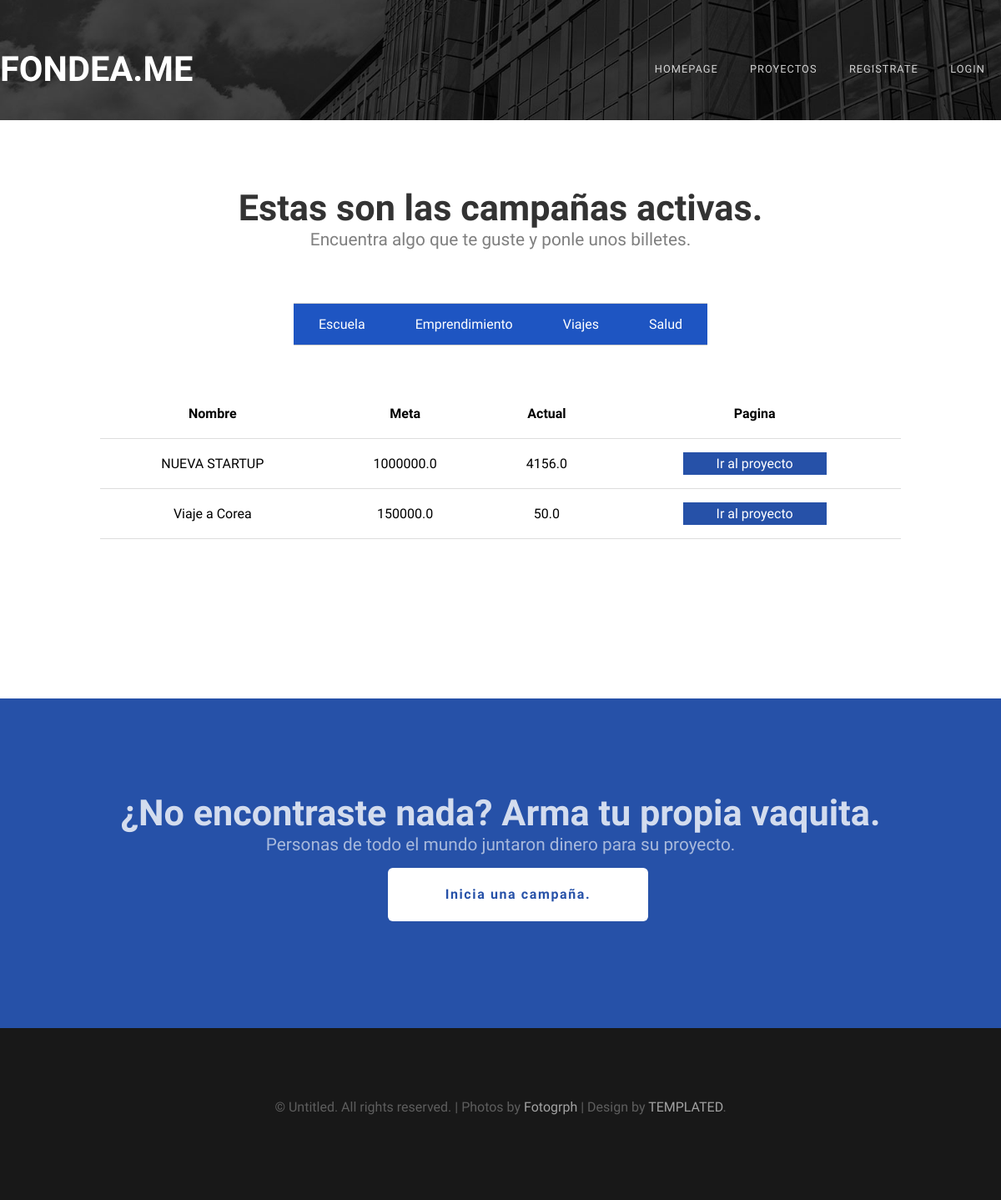
/proyects-categoria/2, run on an earlier commit of the app's database.
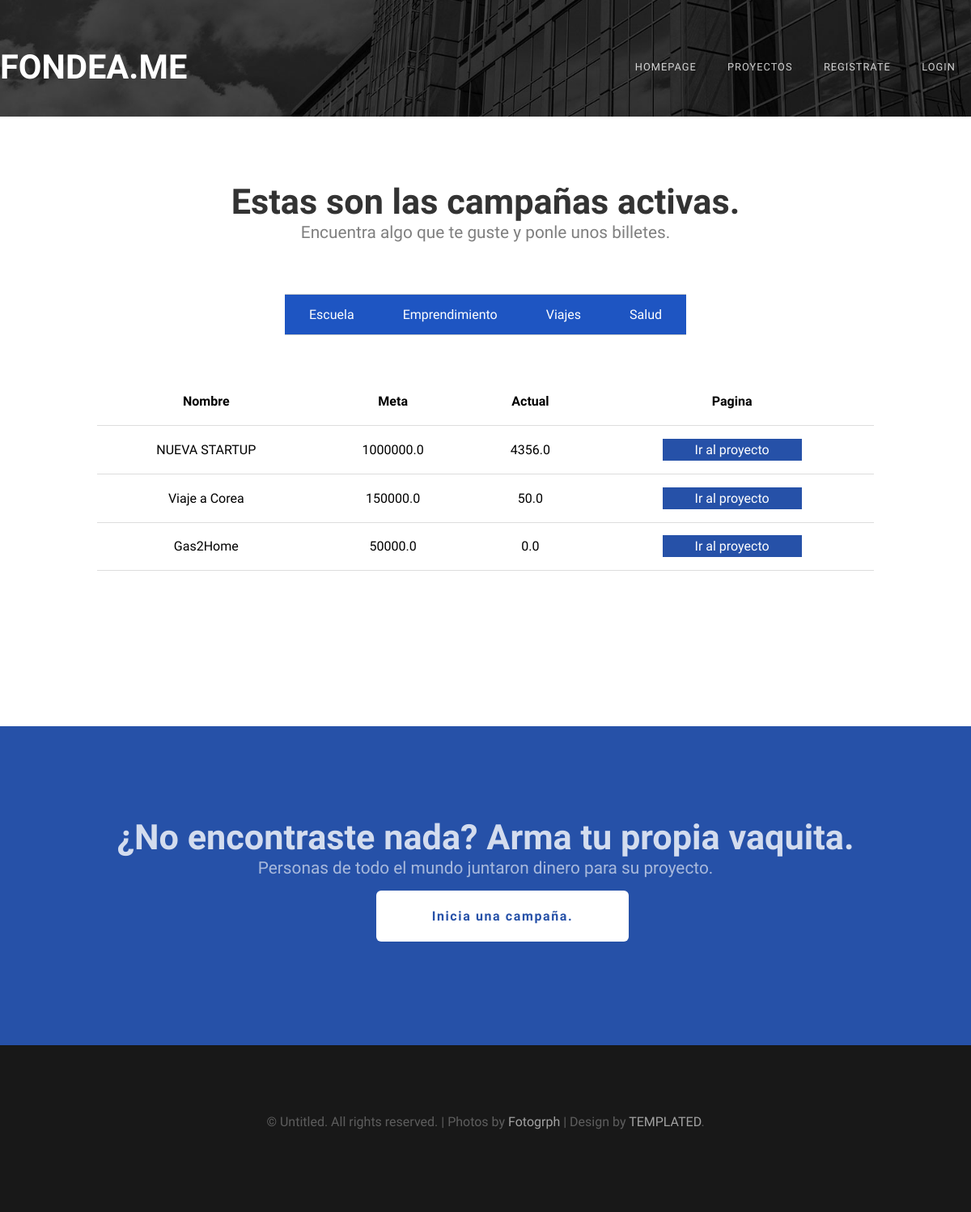
And on a later commit of the database.
### proyectos/models.py (models this page shows)
class Category(models.Model):
    name = models.CharField(max_length=50)
    description = models.CharField(max_length=100)
    made = models.DateTimeField(auto_now_add = True)
    upload = models.DateTimeField(auto_now = True)
    image = models.ImageField(default = 'null', upload_to = "Categories")

class Proyect(models.Model):
    name = models.CharField(max_length=50)
    goal = models.FloatField()
    actual = models.FloatField()
    deadline = models.DateField(auto_now_add=False)
    description = models.CharField(max_length=1500)
    image = models.ImageField(default = 'null', upload_to = "Proyects")
    made = models.DateTimeField(auto_now_add = True)
    upload = models.DateTimeField(auto_now = True)
    category = models.ForeignKey("Category", verbose_name=("Category"), on_delete=models.CASCADE)
    userOwner = models.ForeignKey(User, verbose_name=("Owner"), related_name='Owner',on_delete=models.CASCADE)
    Patrons = models.ManyToManyField(User,
        through = 'Patron',
        through_fields = ('proyecto','patron'),
        verbose_name=("Patrons"),
        default = 'null')

### proyectos/views.py (the view)
# urls.py: path('proyects-categoria/', proyecto.proyectosCategorias, name = 'proyectsCate'),
def proyectosCategorias(request, user = None, idC = None):
    categories = Category.objects.all()
    proyects = Proyect.objects.filter(category = categories[0].id)
    if idC:
        proyects = Proyect.objects.filter(category = idC)
    return render(request, 'proyects-category.html',{
        'Categories' : categories,
        'Proyects' : proyects,
        'User' : user
    })

### proyectos/templates/proyects-category.html (shortened to what this page needs)
{% extends 'layout.html' %}
{% block content %}
    <div id="wrapper">
        <div id="main-content" class = "container">
            <div class="title">
                <h2>Estas son las campañas activas.</h2>
                <span class="byline">Encuentra algo que te guste y ponle unos billetes.</span>
            </div>
            <div id = "menu-categorias">
                <ul class="nav">
                    {% for category in Categories %}
                        <li><a
                               href =  "{% if User %}
                                            {% url 'proyectsCate' User category.id%}
                                        {% else %}
                                            {% url 'proyectsCate' category.id%}
                                        {% endif %}">
                            {{category.name}}
                        </a></li>
                    {% endfor %}
                </ul>
            </div>
			<div id = "proyectosList">
                {% if Proyects %}
                <div class = "procontainer">
                    <table class = "proyectos">
                        <thead>
                            <tr>
                            <th>Nombre</th>
                            <th>Meta</th>
                            <th>Actual</th>
                            <th>Pagina</th>
                            </tr>
                        </thead>
                        <tbody>
                            {% for proyect in Proyects %}
                            <tr>
                            <td>{{proyect.name}}</td>
                            <td>{{proyect.goal}}</td>
                            <td>{{proyect.actual}}</td>
                            <td><a id = "link-in-table" class = "myproyectlink" href ="{% if User %}{% url 'proyectoLoged' User proyect.id%}{% else %}{% url 'proyecto' proyect.id %}{% endif %}">Ir al proyecto<a/></td>
                            <tr>
                            {% endfor %}
                        </tbody>
                    </table>
                </div>
                {% else %}
                <h3>Aún no hay proyectos registrados en esta categoría...</h3>
                {% endif %}
            </div>
	   </div>
    </div>
    <div id="welcome">
        <div class="container">
            <div class="title">
                <h2>¿No encontraste nada? Arma tu propia vaquita.</h2>
                <span class="byline">Personas de todo el mundo juntaron dinero para su proyecto.</span>
            </div>
            <ul class="actions">
                <li><a href="{% if User %}{% url 'newproyect' User%}{% else %}{% url 'login' %}{% endif %}" class="button">Inicia una campaña.</a></li>
            </ul>
        </div>
    </div>
{% endblock content %}

What changed in the data, as far as the page shows it:
changed Proyect "NUEVA STARTUP": actual "4156.0" → "4356.0"
added Proyect: name "Gas2Home", goal "50000.0", actual "0.0"
